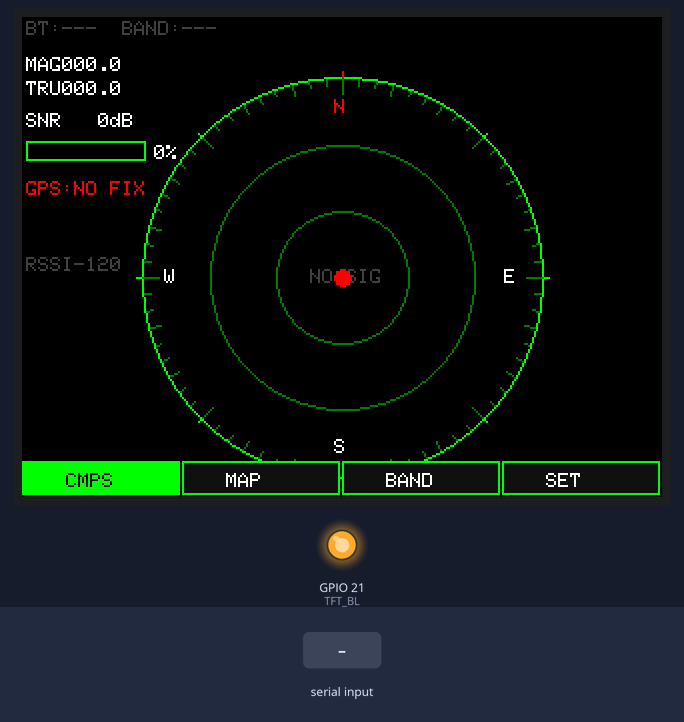
Bench run of a sketch on a simulated ESP32. Shown: 320×240 colour display, output pins drawn as LEDs (lit = HIGH). The inputs (shaded band) are chosen by the test bench. Nothing arrives over Bluetooth unless stated.

Above: at 2.4 s.
2.5 s: "NULL:0\n" received over the second serial link
At 3.7 s:
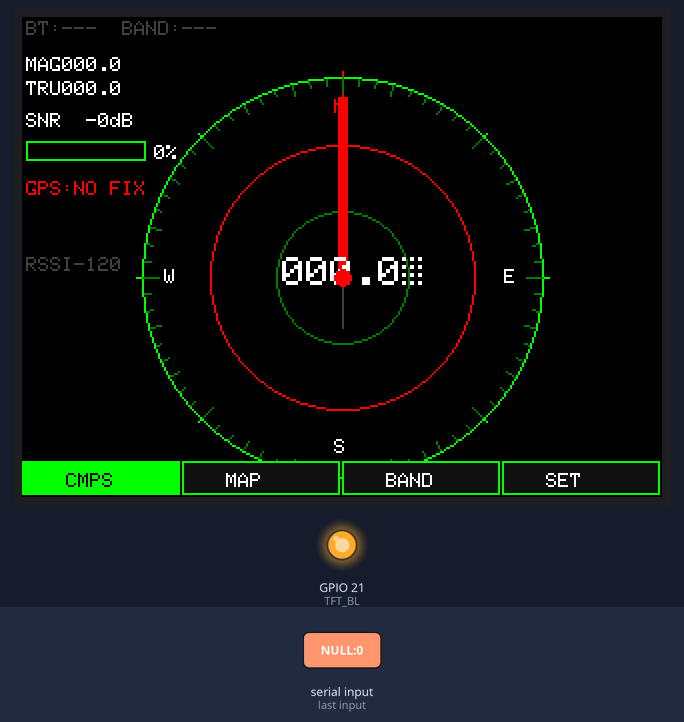
5.5 s: "SNR:\n" received over the second serial link
At 6.1 s:
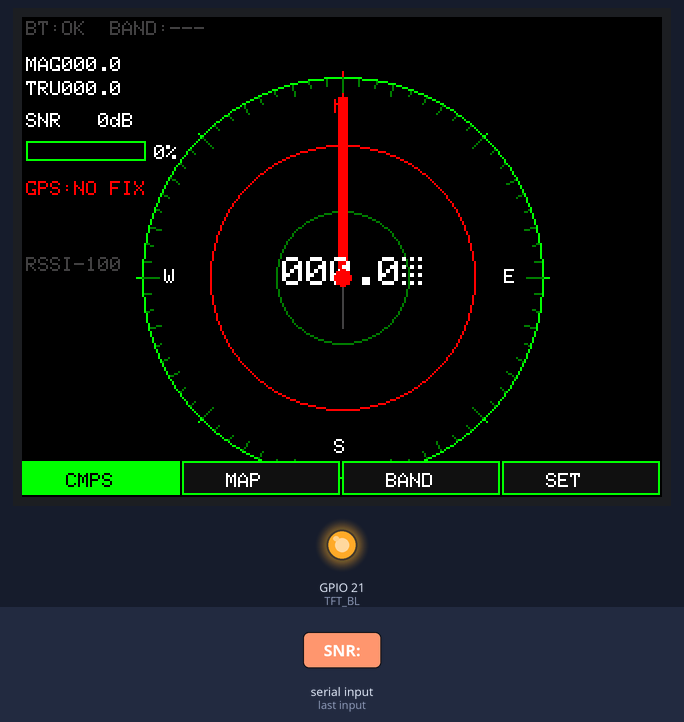
At 9.1 s:
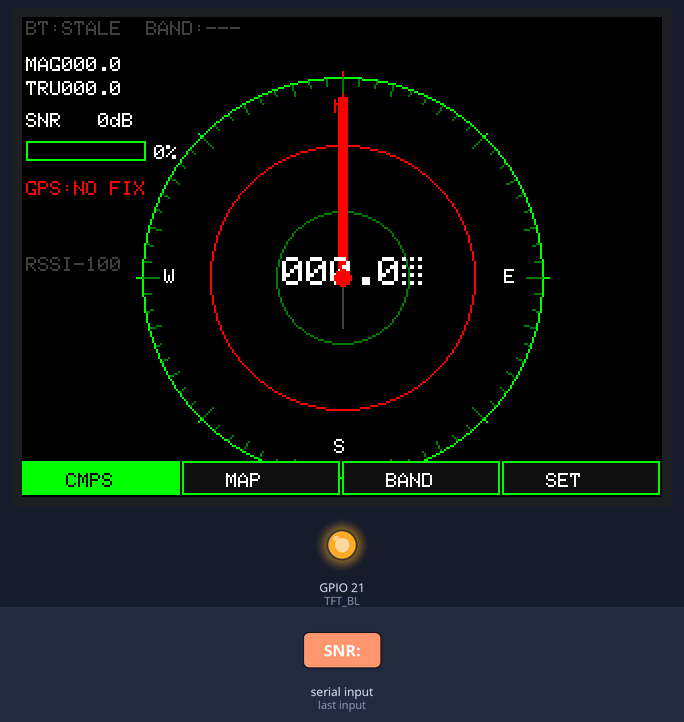
Timing chart, 0 to 10.6 s (numbered marks = the images above; inputs shaded):
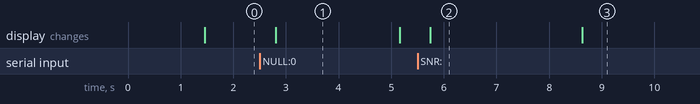

Measured:
- after the input at 2.5 s, the display: changes after 0.31 s (image 1)
- after the input at 5.5 s, the display: changes after 0.24 s (image 2)
- what the display in image 1 shows lasts 2.4 s, from 2.8 s to 5.2 s
- what the display in image 2 shows lasts 2.9 s, from 5.7 s to 8.6 s

The sketch:

cyd_adf_display.ino
```cpp
// ============================================================
// cyd_adf_display.ino — TM-ADF-008 Rev A
// CYD (ESP32-2432S028R) Touchscreen ADF Display
// 320×240 ILI9341 + XPT2046 touch + BT master
//
// Connects via Bluetooth SPP to:
//   RF-ADFHFinder (Watson-Watt HF)
//   RF-ADFVHFinder (Doppler VHF)
//   RF-LoopRDF     (Rotary loop)
// Displays: compass rose with bearing needle, signal strength,
//           GPS coordinates, band info, mode selection
//
// Required libraries:
//   TFT_eSPI (configured for ILI9341, 320x240)
//   XPT2046_Touchscreen
//   BluetoothSerial (ESP32 built-in)
// ============================================================

#include <TFT_eSPI.h>
#include <XPT2046_Touchscreen.h>
#include <BluetoothSerial.h>
#include <math.h>

// ─── CYD Hardware ───────────────────────────────────────────
#define TFT_BL      21    // Backlight
#define TOUCH_CS    33
#define TOUCH_IRQ   36
TFT_eSPI         tft;
TFT_eSprite      spr = TFT_eSprite(&tft);
XPT2046_Touchscreen touch(TOUCH_CS, TOUCH_IRQ);
BluetoothSerial  SerialBT;

// ─── Colors ─────────────────────────────────────────────────
#define COL_BG      TFT_BLACK
#define COL_RING    0x07E0        // green
#define COL_RING2   0x03E0        // dark green
#define COL_NEEDLE  TFT_RED
#define COL_NORTH   0xF800        // red
#define COL_TEXT    TFT_WHITE
#define COL_DIM     0x4208        // gray
#define COL_GOOD    0x07E0        // green
#define COL_WARN    0xFFA0        // orange
#define COL_BAD     TFT_RED
#define COL_CARD    0x1082        // very dark gray for cards

// ─── Display Modes ──────────────────────────────────────────
enum DisplayMode { MODE_COMPASS, MODE_MAP, MODE_BANDS, MODE_SETTINGS };
static DisplayMode g_mode = MODE_COMPASS;

// ─── ADF Data State ─────────────────────────────────────────
struct ADFData {
    float    bearing_mag    = -1.0f;
    float    bearing_true   = -1.0f;
    float    snr_db         = 0.0f;
    float    confidence     = 0.0f;
    float    rssi_dbm       = -120.0f;
    float    gps_lat        = 0.0f;
    float    gps_lon        = 0.0f;
    uint8_t  gps_sats       = 0;
    char     band[8]        = "---";
    char     mode[12]       = "---";
    bool     valid          = false;
    uint32_t last_update_ms = 0;
};

static ADFData  g_adf;
static bool     g_bt_connected = false;
static char     g_bt_target[24] = "RF-ADFHFinder";  // default target

// ─── BT data parsing ────────────────────────────────────────
static char bt_buf[256];
static uint8_t bt_pos = 0;

void parseADFPacket(const char* pkt) {
    // Format: BRG:045.2,TRUE:046.1,SNR:18.3,CNF:0.87,BAND:40M,LAT:37.3456,LON:-120.456,SAT:8
    // or VHF: BRG:135.4,RSSI:-78,CNF:0.91,BAND:2M
    // or loop: POS:247.3,NULL:127.1,DEPTH:-24.1,CNF:0.88,BAND:40M
    auto getField = [&](const char* key) -> float {
        const char* p = strstr(pkt, key);
        if (!p) return 0.0f;
        p += strlen(key);
        return atof(p);
    };
    auto getStrField = [&](const char* key, char* out, size_t olen) {
        const char* p = strstr(pkt, key);
        if (!p) return;
        p += strlen(key);
        size_t i = 0;
        while (*p && *p != ',' && i < olen-1) out[i++] = *p++;
        out[i] = '\0';
    };

    // Check packet type
    if (strstr(pkt, "NULL:")) {
        // Rotary loop packet
        float null_brg = getField("NULL:");
        if (null_brg > 0.0f || strstr(pkt, "NULL:0")) {
            g_adf.bearing_mag  = null_brg;
            g_adf.bearing_true = null_brg;
            g_adf.snr_db       = -getField("DEPTH:");  // depth as SNR proxy
            g_adf.confidence   = getField("CNF:");
        }
    } else {
        g_adf.bearing_mag  = getField("BRG:");
        g_adf.bearing_true = getField("TRUE:");
        g_adf.snr_db       = strstr(pkt,"SNR:") ? getField("SNR:") : 0.0f;
        g_adf.confidence   = getField("CNF:");
        g_adf.rssi_dbm     = strstr(pkt,"RSSI:") ? getField("RSSI:") : -100.0f;
        g_adf.gps_lat      = getField("LAT:");
        g_adf.gps_lon      = getField("LON:");
        g_adf.gps_sats     = (uint8_t)getField("SAT:");
    }

    getStrField("BAND:", g_adf.band, sizeof(g_adf.band));
    getStrField("MODE:", g_adf.mode, sizeof(g_adf.mode));

    g_adf.valid          = (g_adf.bearing_mag >= 0.0f && g_adf.confidence > 0.1f);
    g_adf.last_update_ms = millis();
}

void parseBTStream() {
    while (SerialBT.available()) {
        char c = SerialBT.read();
        if (c == '\n') {
            bt_buf[bt_pos] = '\0';
            if (bt_pos > 2) parseADFPacket(bt_buf);
            bt_pos = 0;
        } else if (bt_pos < 255) {
            bt_buf[bt_pos++] = c;
        }
    }
}

// ─── Compass Rose drawing ───────────────────────────────────
// Draws into a sprite then pushes to TFT

void drawCompassRose(int cx, int cy, int r, float bearing_deg, float conf) {
    // Draw rings
    spr.drawCircle(cx, cy, r,     COL_RING);
    spr.drawCircle(cx, cy, r*2/3, COL_RING2);
    spr.drawCircle(cx, cy, r/3,   COL_RING2);

    // Cardinal tick marks and labels
    const char* cards[] = {"N","NE","E","SE","S","SW","W","NW"};
    for (int i = 0; i < 8; i++) {
        float a = i * 45.0f * (float)M_PI / 180.0f;
        float sa = sinf(a), ca = -cosf(a);
        int x1 = cx + (int)((r-4)*sa),  y1 = cy + (int)((r-4)*ca);
        int x2 = cx + (int)((r+3)*sa),  y2 = cy + (int)((r+3)*ca);
        spr.drawLine(x1, y1, x2, y2, (i == 0) ? COL_NORTH : COL_RING);
        if (i % 2 == 0) {
            int tx = cx + (int)((r-15)*sa) - 4;
            int ty = cy + (int)((r-15)*ca) - 4;
            spr.setTextColor((i == 0) ? COL_NORTH : COL_TEXT);
            spr.setTextSize(1);
            spr.setCursor(tx, ty);
            spr.print(cards[i]);
        }
    }

    // 5-degree tick marks
    for (int i = 0; i < 72; i++) {
        float a = i * 5.0f * (float)M_PI / 180.0f;
        float sa = sinf(a), ca = -cosf(a);
        int ticklen = (i % 9 == 0) ? 8 : (i % 3 == 0 ? 5 : 3);
        int x1 = cx + (int)((r-ticklen)*sa), y1 = cy + (int)((r-ticklen)*ca);
        int x2 = cx + (int)(r*sa),            y2 = cy + (int)(r*ca);
        spr.drawLine(x1, y1, x2, y2, COL_RING2);
    }

    // Bearing needle
    if (bearing_deg >= 0.0f) {
        float a = bearing_deg * (float)M_PI / 180.0f;
        float sa = sinf(a), ca = -cosf(a);

        // Confidence ring (green = high, red = low)
        uint32_t conf_col = (conf > 0.7f) ? COL_GOOD : (conf > 0.3f ? COL_WARN : COL_BAD);
        spr.drawCircle(cx, cy, r*2/3, conf_col);

        // Needle (thick, red)
        int nx = cx + (int)((r-10)*sa);
        int ny = cy + (int)((r-10)*ca);
        for (int w = -2; w <= 2; w++) {
            spr.drawLine(cx+w, cy, nx+w, ny, COL_NEEDLE);
            spr.drawLine(cx, cy+w, nx, ny+w, COL_NEEDLE);
        }
        // Tail (opposite direction, shorter, dim)
        int tx = cx - (int)((r/4)*sa);
        int ty = cy - (int)((r/4)*ca);
        spr.drawLine(cx, cy, tx, ty, COL_DIM);

        // Bearing text in center
        char bstr[12];
        snprintf(bstr, sizeof(bstr), "%05.1f\xb0", bearing_deg);
        spr.setTextColor(COL_TEXT);
        spr.setTextSize(2);
        spr.setCursor(cx - 30, cy - 10);
        spr.print(bstr);
    } else {
        // No signal indicator
        spr.setTextColor(COL_DIM);
        spr.setTextSize(1);
        spr.setCursor(cx - 16, cy - 4);
        spr.print("NO SIG");
    }

    // Center dot
    spr.fillCircle(cx, cy, 4, COL_NEEDLE);
}

// ─── Signal strength bar ────────────────────────────────────
void drawSignalBar(int x, int y, int w, int h, float conf, float snr) {
    spr.drawRect(x, y, w, h, COL_RING);
    int fill = (int)(conf * (float)(w-2));
    if (fill > 0) {
        uint32_t col = (conf > 0.7f) ? COL_GOOD : (conf > 0.3f ? COL_WARN : COL_BAD);
        spr.fillRect(x+1, y+1, fill, h-2, col);
    }
    spr.setTextColor(COL_TEXT); spr.setTextSize(1);
    spr.setCursor(x + w + 4, y + 2);
    spr.printf("%.0f%%", conf * 100.0f);
}

// ─── MODE: COMPASS ──────────────────────────────────────────
void drawCompassMode() {
    spr.fillSprite(COL_BG);

    // Status bar top
    spr.setTextColor(COL_DIM); spr.setTextSize(1);
    spr.setCursor(2, 2);
    bool stale = (millis() - g_adf.last_update_ms > 3000);
    spr.printf("BT:%s  BAND:%s",
               g_bt_connected ? (stale ? "STALE" : "OK") : "---",
               g_adf.band);

    // Compass rose: centered at (160, 130), radius 100
    drawCompassRose(160, 130, 100, g_adf.bearing_mag, g_adf.confidence);

    // Left panel
    // True bearing
    spr.setTextColor(COL_TEXT); spr.setTextSize(1);
    spr.setCursor(2, 20);
    spr.printf("MAG%05.1f", g_adf.bearing_mag >= 0 ? g_adf.bearing_mag : 0);
    spr.setCursor(2, 32);
    spr.printf("TRU%05.1f", g_adf.bearing_true >= 0 ? g_adf.bearing_true : 0);

    // SNR
    spr.setCursor(2, 48);
    spr.printf("SNR%4.0fdB", g_adf.snr_db);

    // Signal bar
    drawSignalBar(2, 62, 60, 10, g_adf.confidence, g_adf.snr_db);

    // GPS
    spr.setCursor(2, 82);
    if (g_adf.gps_sats > 0) {
        spr.setTextColor(COL_GOOD);
        spr.printf("GPS:%d sat", g_adf.gps_sats);
        spr.setCursor(2, 94);
        spr.setTextColor(COL_DIM);
        spr.printf("%.4f", g_adf.gps_lat);
        spr.setCursor(2, 106);
        spr.printf("%.4f", g_adf.gps_lon);
    } else {
        spr.setTextColor(COL_BAD);
        spr.print("GPS:NO FIX");
    }

    // RSSI
    spr.setTextColor(COL_DIM); spr.setTextSize(1);
    spr.setCursor(2, 120);
    spr.printf("RSSI%.0f", g_adf.rssi_dbm);

    // Mode buttons at bottom
    const char* mode_names[] = {"CMPS","MAP","BAND","SET"};
    DisplayMode modes[]       = {MODE_COMPASS, MODE_MAP, MODE_BANDS, MODE_SETTINGS};
    for (int i = 0; i < 4; i++) {
        int bx = i * 80;
        uint32_t fg = (g_mode == modes[i]) ? COL_BG    : COL_TEXT;
        uint32_t bg = (g_mode == modes[i]) ? COL_RING  : COL_CARD;
        spr.fillRect(bx, 222, 79, 17, bg);
        spr.drawRect(bx, 222, 79, 17, COL_RING);
        spr.setTextColor(fg); spr.setTextSize(1);
        spr.setCursor(bx + 22, 228);
        spr.print(mode_names[i]);
    }

    spr.pushSprite(0, 0);
}

// ─── MODE: BANDS ────────────────────────────────────────────
void drawBandsMode() {
    spr.fillSprite(COL_BG);
    spr.setTextColor(COL_RING); spr.setTextSize(2);
    spr.setCursor(80, 4); spr.print("ADF BANDS");

    const char* hf_bands[]  = {"160M","80M","60M","40M","30M","20M","17M","15M","12M","10M","6M"};
    const char* vhf_bands[] = {"2M","1.25M","70CM","33CM","20CM"};

    spr.setTextSize(1); spr.setTextColor(COL_DIM);
    spr.setCursor(4, 28); spr.print("HF BANDS:");
    for (int i = 0; i < 11; i++) {
        int bx = (i % 4) * 78 + 4;
        int by = 38 + (i / 4) * 22;
        bool active = (strcmp(hf_bands[i], g_adf.band) == 0);
        spr.fillRect(bx, by, 74, 18, active ? COL_RING : COL_CARD);
        spr.drawRect(bx, by, 74, 18, COL_RING2);
        spr.setTextColor(active ? COL_BG : COL_TEXT);
        spr.setCursor(bx+14, by+5);
        spr.print(hf_bands[i]);
    }

    spr.setTextColor(COL_DIM); spr.setCursor(4, 120);
    spr.print("VHF/UHF:");
    for (int i = 0; i < 5; i++) {
        int bx = i * 62 + 4;
        int by = 130;
        bool active = (strcmp(vhf_bands[i], g_adf.band) == 0);
        spr.fillRect(bx, by, 58, 18, active ? COL_RING : COL_CARD);
        spr.drawRect(bx, by, 58, 18, COL_RING2);
        spr.setTextColor(active ? COL_BG : COL_TEXT);
        spr.setCursor(bx+4, by+5);
        spr.print(vhf_bands[i]);
    }

    spr.setTextColor(COL_DIM); spr.setTextSize(1);
    spr.setCursor(4, 168);
    spr.print("Touch band on controller to switch.");

    // Mode bar
    const char* mode_names[] = {"CMPS","MAP","BAND","SET"};
    for (int i = 0; i < 4; i++) {
        int bx = i * 80;
        spr.fillRect(bx, 222, 79, 17, (g_mode == MODE_BANDS && i==2) ? COL_RING : COL_CARD);
        spr.drawRect(bx, 222, 79, 17, COL_RING);
        spr.setTextColor((g_mode == MODE_BANDS && i==2) ? COL_BG : COL_TEXT);
        spr.setCursor(bx+22, 228);
        spr.print(mode_names[i]);
    }

    spr.pushSprite(0, 0);
}

// ─── Touch handling ─────────────────────────────────────────
void handleTouch() {
    if (!touch.tirqTouched() || !touch.touched()) return;
    TS_Point p = touch.getPoint();
    // Map raw coordinates to screen (calibrate for your CYD)
    int sx = map(p.x, 200, 3900, 0, 320);
    int sy = map(p.y, 200, 3900, 0, 240);

    // Mode bar (y > 222)
    if (sy > 222) {
        int tab = sx / 80;
        switch (tab) {
        case 0: g_mode = MODE_COMPASS;  break;
        case 1: g_mode = MODE_MAP;      break;
        case 2: g_mode = MODE_BANDS;    break;
        case 3: g_mode = MODE_SETTINGS; break;
        }
    }
    delay(80);  // debounce
}

// ─── BT reconnect logic ─────────────────────────────────────
static uint32_t g_last_connect_try = 0;

void maintainBT() {
    if (g_bt_connected) return;
    uint32_t now = millis();
    if (now - g_last_connect_try < 5000) return;
    g_last_connect_try = now;
    g_bt_connected = SerialBT.connect(g_bt_target);
}

// ─── setup() ────────────────────────────────────────────────
void setup() {
    Serial.begin(115200);

    // Backlight
    pinMode(TFT_BL, OUTPUT);
    digitalWrite(TFT_BL, HIGH);

    // TFT init
    tft.init();
    tft.setRotation(1);  // landscape
    tft.fillScreen(COL_BG);

    // Splash
    tft.setTextColor(0x07E0); tft.setTextSize(3);
    tft.setCursor(50, 80);   tft.print("ADF DISPLAY");
    tft.setTextSize(1); tft.setTextColor(TFT_WHITE);
    tft.setCursor(60, 130);  tft.print("TM-ADF-008 Rev A");
    tft.setCursor(80, 150);  tft.print("Connecting BT...");
    delay(1000);

    // Sprite (full screen buffer)
    spr.createSprite(320, 240);
    spr.setColorDepth(16);

    // Touch
    touch.begin();
    touch.setRotation(1);

    // Bluetooth
    SerialBT.begin("CYD-ADFDisplay", true);  // master mode
    g_last_connect_try = 0;  // try immediately
}

// ─── loop() ─────────────────────────────────────────────────
void loop() {
    maintainBT();
    parseBTStream();
    handleTouch();

    static uint32_t last_draw = 0;
    if (millis() - last_draw >= 100) {  // 10 FPS
        last_draw = millis();
        switch (g_mode) {
        case MODE_COMPASS:  drawCompassMode(); break;
        case MODE_BANDS:    drawBandsMode();   break;
        default:            drawCompassMode(); break;
        }
    }
}
```
